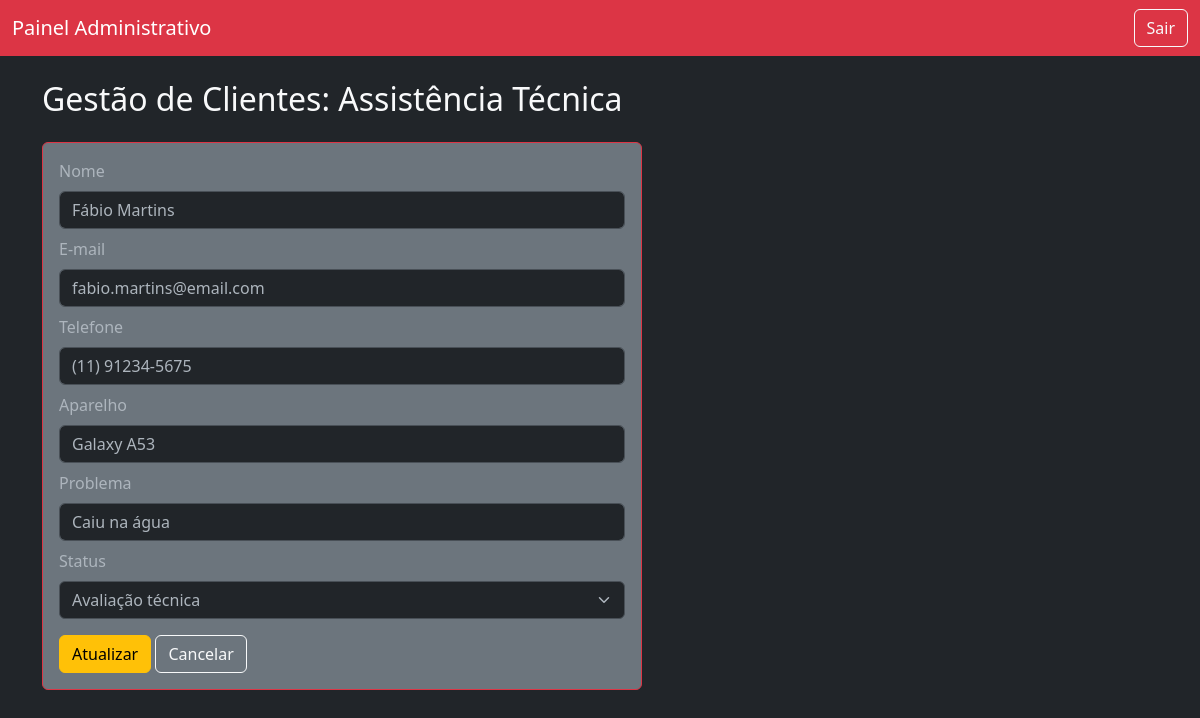
Page /vulneravel/portal.php?acao=editar&id=6 on the committed database.
### tables this page shows
CREATE TABLE `clientes_reparo` (
  `id` int(11) NOT NULL,
  `nome` varchar(100) NOT NULL,
  `email` varchar(100) DEFAULT NULL,
  `telefone` varchar(20) DEFAULT NULL,
  `modelo_aparelho` varchar(50) DEFAULT NULL,
  `problema_relatado` varchar(255) DEFAULT NULL,
  `status_servico` varchar(50) DEFAULT NULL
);

### vulneravel/portal.php (the view, shortened to what this page needs)
<?php
$db_host = "localhost";
$db_user = "root";
$db_pass = "";
$db_name = "lab_seguranca";
$conn = new mysqli($db_host, $db_user, $db_pass, $db_name);
$acao = isset($_GET['acao']) ? $_GET['acao'] : 'listar';
?>
<!DOCTYPE html>
<html lang="pt-BR" data-bs-theme="dark">
<head>
    <link href="https://cdn.jsdelivr.net/npm/bootstrap@5.3.0/dist/css/bootstrap.min.css" rel="stylesheet">
</head>
<body class="bg-dark text-light">
<nav class="navbar navbar-expand-lg navbar-dark bg-danger mb-4">
  <div class="container-fluid">
    <a class="navbar-brand" href="portal.php">Painel Administrativo</a>
    <div class="d-flex">
        <a href="login.php" class="btn btn-outline-light">Sair</a>
    </div>
  </div>
</nav>
<div class="container">
    <h2 class="mb-4">Gestão de Clientes: Assistência Técnica</h2>
    <?php if ($acao == 'listar'): ?>
        <a href="?acao=adicionar" class="btn btn-danger mb-3">Adicionar Novo Cliente</a>
        <div class="table-responsive">
            <table class="table table-dark table-striped table-bordered border-secondary">
                <thead>
                    <tr>
                        <th>ID</th><th>Nome</th><th>E-mail</th><th>Telefone</th><th>Aparelho</th><th>Problema</th><th>Status</th><th>Ações</th>
                    </tr>
                </thead>
                <tbody>
                    <?php
                    $sql = "SELECT * FROM clientes_reparo";
                    $resultado = $conn->query($sql);
                    if ($resultado && $resultado->num_rows > 0) {
                        while($row = $resultado->fetch_assoc()) {
                            echo "<tr>";
                            echo "<td>" . $row["id"] . "</td>";
                            echo "<td>" . $row["nome"] . "</td>";
                            echo "<td>" . $row["email"] . "</td>";
                            echo "<td>" . $row["telefone"] . "</td>";
                            echo "<td>" . $row["modelo_aparelho"] . "</td>";
                            echo "<td>" . $row["problema_relatado"] . "</td>";
                            echo "<td><span class='badge bg-warning text-dark'>" . $row["status_servico"] . "</span></td>";
                            echo "<td>
                                    <a href='?acao=editar&id=" . $row["id"] . "' class='btn btn-sm btn-outline-info mb-1'>Editar</a>
                                    <a href='?acao=excluir&id=" . $row["id"] . "' class='btn btn-sm btn-outline-danger mb-1' onclick=\"return confirm('Excluir?')\">Excluir</a>
                                  </td>";
                            echo "</tr>";
                        }
                    } else {
                        echo "<tr><td colspan='8' class='text-center'>Nenhum cliente encontrado.</td></tr>";
                    }
                    ?>
                </tbody>
            </table>
        </div>
    <?php elseif ($acao == 'editar' && isset($_GET['id'])):
        $id = $_GET['id'];
        $sql = "SELECT * FROM clientes_reparo WHERE id = $id";
        $resultado = $conn->query($sql);
        $cliente = $resultado->fetch_assoc();
    ?>
        <div class="card bg-secondary border-danger" style="max-width: 600px;">
            <div class="card-body">
                <form action="?acao=salvar_edicao" method="POST">
                    <div class="mb-2"><label class="form-label">Nome</label><input type="text" name="nome" class="form-control" value="<?php echo $cliente['nome']; ?>" required></div>
                    <div class="mb-2"><label class="form-label">E-mail</label><input type="email" name="email" class="form-control" value="<?php echo $cliente['email']; ?>"></div>
                    <div class="mb-2"><label class="form-label">Telefone</label><input type="text" name="telefone" class="form-control" value="<?php echo $cliente['telefone']; ?>"></div>
                    <div class="mb-2"><label class="form-label">Aparelho</label><input type="text" name="modelo_aparelho" class="form-control" value="<?php echo $cliente['modelo_aparelho']; ?>" required></div>
                    <div class="mb-2"><label class="form-label">Problema</label><input type="text" name="problema_relatado" class="form-control" value="<?php echo $cliente['problema_relatado']; ?>" required></div>
                    <div class="mb-3"><label class="form-label">Status</label>
                        <select name="status_servico" class="form-select">
                            <option value="Avaliação técnica" <?php if($cliente['status_servico'] == 'Avaliação técnica') echo 'selected'; ?>>Avaliação técnica</option>
                        </select>
                    </div>
                    <button type="submit" class="btn btn-warning">Atualizar</button>
                    <a href="?acao=listar" class="btn btn-outline-light">Cancelar</a>
                </form>
            </div>
        </div>
    <?php endif; ?>
</div>
</body>
</html>

### rows in the picture
clientes_reparo: nome "Fábio Martins", email "fabio.martins@email.com", telefone "(11) 91234-5675", modelo_aparelho "Galaxy A53", problema_relatado "Caiu na água", status_servico "Avaliação técnica"
